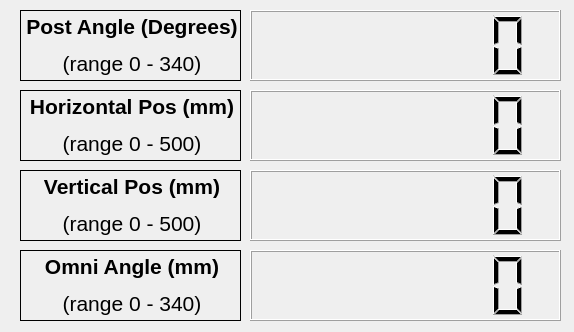
<?xml version="1.0" encoding="UTF-8"?>
<ui version="4.0">
 <class>Dialog</class>
 <widget class="QDialog" name="Dialog">
  <property name="geometry">
   <rect>
    <x>0</x>
    <y>0</y>
    <width>574</width>
    <height>332</height>
   </rect>
  </property>
  <property name="windowTitle">
   <string>Dialog</string>
  </property>
  <widget class="QLabel" name="DueSensorLabel">
   <property name="geometry">
    <rect>
     <x>20</x>
     <y>10</y>
     <width>221</width>
     <height>71</height>
    </rect>
   </property>
   <property name="frameShape">
    <enum>QFrame::Box</enum>
   </property>
   <property name="text">
    <string>&lt;html&gt;&lt;head/&gt;&lt;body&gt;&lt;p align=&quot;center&quot;&gt;&lt;span style=&quot; font-size:16pt; font-weight:600;&quot;&gt;Post Angle (Degrees)&lt;/span&gt;&lt;/p&gt;&lt;p align=&quot;center&quot;&gt;&lt;span style=&quot; font-size:16pt;&quot;&gt;(range 0 - 340)&lt;/span&gt;&lt;/p&gt;&lt;/body&gt;&lt;/html&gt;</string>
   </property>
  </widget>
  <widget class="QLCDNumber" name="DueSensorlcdNumber">
   <property name="geometry">
    <rect>
     <x>250</x>
     <y>10</y>
     <width>311</width>
     <height>71</height>
    </rect>
   </property>
   <property name="digitCount">
    <number>7</number>
   </property>
  </widget>
  <widget class="QLabel" name="DueSensorLabel_2">
   <property name="geometry">
    <rect>
     <x>20</x>
     <y>90</y>
     <width>221</width>
     <height>71</height>
    </rect>
   </property>
   <property name="frameShape">
    <enum>QFrame::Box</enum>
   </property>
   <property name="text">
    <string>&lt;html&gt;&lt;head/&gt;&lt;body&gt;&lt;p align=&quot;center&quot;&gt;&lt;span style=&quot; font-size:16pt; font-weight:600;&quot;&gt;Horizontal Pos (mm)&lt;/span&gt;&lt;/p&gt;&lt;p align=&quot;center&quot;&gt;&lt;span style=&quot; font-size:16pt;&quot;&gt;(range 0 - 500)&lt;/span&gt;&lt;/p&gt;&lt;/body&gt;&lt;/html&gt;</string>
   </property>
  </widget>
  <widget class="QLCDNumber" name="DueSensorlcdNumber_2">
   <property name="geometry">
    <rect>
     <x>250</x>
     <y>90</y>
     <width>311</width>
     <height>71</height>
    </rect>
   </property>
   <property name="digitCount">
    <number>7</number>
   </property>
  </widget>
  <widget class="QLCDNumber" name="DueSensorlcdNumber_3">
   <property name="geometry">
    <rect>
     <x>250</x>
     <y>170</y>
     <width>311</width>
     <height>71</height>
    </rect>
   </property>
   <property name="digitCount">
    <number>7</number>
   </property>
  </widget>
  <widget class="QLabel" name="DueSensorLabel_3">
   <property name="geometry">
    <rect>
     <x>20</x>
     <y>170</y>
     <width>221</width>
     <height>71</height>
    </rect>
   </property>
   <property name="frameShape">
    <enum>QFrame::Box</enum>
   </property>
   <property name="text">
    <string>&lt;html&gt;&lt;head/&gt;&lt;body&gt;&lt;p align=&quot;center&quot;&gt;&lt;span style=&quot; font-size:16pt; font-weight:600;&quot;&gt;Vertical Pos (mm)&lt;/span&gt;&lt;/p&gt;&lt;p align=&quot;center&quot;&gt;&lt;span style=&quot; font-size:16pt;&quot;&gt;(range 0 - 500)&lt;/span&gt;&lt;/p&gt;&lt;/body&gt;&lt;/html&gt;</string>
   </property>
  </widget>
  <widget class="QLCDNumber" name="DueSensorlcdNumber_4">
   <property name="geometry">
    <rect>
     <x>250</x>
     <y>250</y>
     <width>311</width>
     <height>71</height>
    </rect>
   </property>
   <property name="digitCount">
    <number>7</number>
   </property>
  </widget>
  <widget class="QLabel" name="DueSensorLabel_4">
   <property name="geometry">
    <rect>
     <x>20</x>
     <y>250</y>
     <width>221</width>
     <height>71</height>
    </rect>
   </property>
   <property name="frameShape">
    <enum>QFrame::Box</enum>
   </property>
   <property name="text">
    <string>&lt;html&gt;&lt;head/&gt;&lt;body&gt;&lt;p align=&quot;center&quot;&gt;&lt;span style=&quot; font-size:16pt; font-weight:600;&quot;&gt;Omni Angle (mm)&lt;/span&gt;&lt;/p&gt;&lt;p align=&quot;center&quot;&gt;&lt;span style=&quot; font-size:16pt;&quot;&gt;(range 0 - 340)&lt;/span&gt;&lt;/p&gt;&lt;/body&gt;&lt;/html&gt;</string>
   </property>
  </widget>
 </widget>
 <layoutdefault spacing="6" margin="11"/>
 <resources/>
 <connections/>
</ui>
